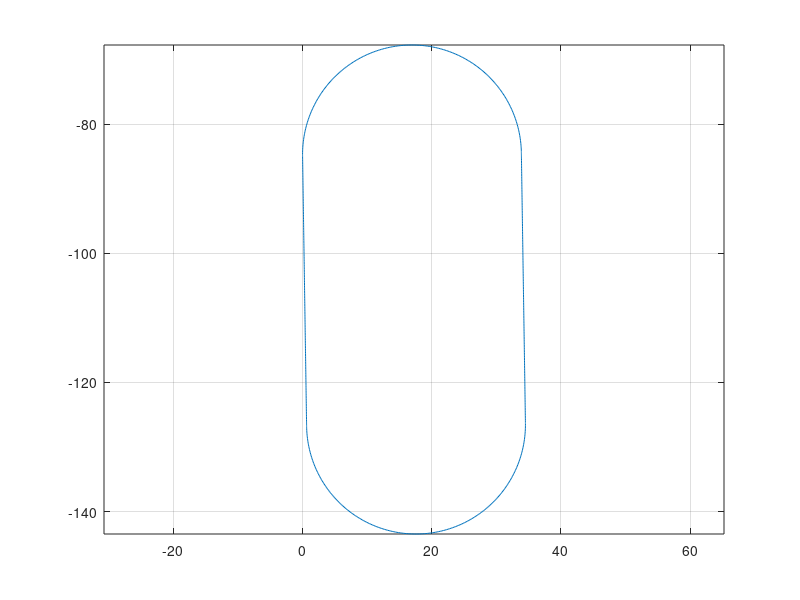

This chart was generated by the following MATLAB code:
clear all; close all; clc;
cd /home/nkapania/catkin_ws/src/genesis_path_follower/paths
load lmpcMap.mat

xDes = 0;
yDes = -85.00;

world.roadE = world.roadE - world.roadE(1)+xDes;
world.roadN = world.roadN - world.roadN(1)+yDes;

road_IC(2) = world.roadE(1);
road_IC(3) = world.roadN(1);

figure;
plot(world.roadE, world.roadN);
grid on; hold on; axis equal; 

save lmpcMap world